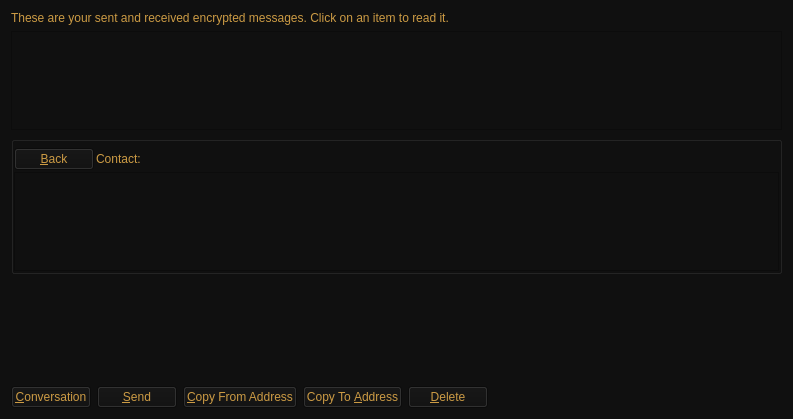
<?xml version="1.0" encoding="UTF-8"?>
<ui version="4.0">
 <class>MessagePage</class>
 <widget class="QWidget" name="MessagePage">
  <property name="geometry">
   <rect>
    <x>0</x>
    <y>0</y>
    <width>793</width>
    <height>419</height>
   </rect>
  </property>
  <property name="windowTitle">
   <string>Address Book</string>
  </property>
  <property name="styleSheet">
   <string notr="true">color: rgb(204, 155, 68);
background-color: rgb(16, 16, 16);</string>
  </property>
  <layout class="QVBoxLayout" name="verticalLayout_2">
   <item>
    <widget class="QLabel" name="labelExplanation">
     <property name="text">
      <string>These are your sent and received encrypted messages. Click on an item to read it.</string>
     </property>
     <property name="textFormat">
      <enum>Qt::PlainText</enum>
     </property>
     <property name="wordWrap">
      <bool>true</bool>
     </property>
    </widget>
   </item>
   <item>
    <widget class="QTableView" name="tableView">
     <property name="contextMenuPolicy">
      <enum>Qt::CustomContextMenu</enum>
     </property>
     <property name="toolTip">
      <string>Click on a message to view it</string>
     </property>
     <property name="tabKeyNavigation">
      <bool>false</bool>
     </property>
     <property name="alternatingRowColors">
      <bool>true</bool>
     </property>
     <property name="selectionMode">
      <enum>QAbstractItemView::SingleSelection</enum>
     </property>
     <property name="selectionBehavior">
      <enum>QAbstractItemView::SelectRows</enum>
     </property>
     <property name="sortingEnabled">
      <bool>true</bool>
     </property>
     <attribute name="verticalHeaderVisible">
      <bool>false</bool>
     </attribute>
    </widget>
   </item>
   <item>
    <layout class="QVBoxLayout" name="verticalLayout">
     <item>
      <widget class="QGroupBox" name="messageDetails">
       <property name="title">
        <string/>
       </property>
       <layout class="QVBoxLayout" name="verticalLayout_4">
        <property name="spacing">
         <number>2</number>
        </property>
        <property name="leftMargin">
         <number>0</number>
        </property>
        <property name="topMargin">
         <number>6</number>
        </property>
        <property name="rightMargin">
         <number>0</number>
        </property>
        <property name="bottomMargin">
         <number>0</number>
        </property>
        <item>
         <layout class="QHBoxLayout" name="horizontalLayout_3">
          <item>
           <widget class="QPushButton" name="backButton">
            <property name="text">
             <string>&amp;Back</string>
            </property>
            <property name="icon">
             <iconset resource="../bitcoin.qrc">
              <normaloff>:/icons/quit</normaloff>:/icons/quit</iconset>
            </property>
           </widget>
          </item>
          <item>
           <widget class="QLabel" name="labelContact">
            <property name="text">
             <string>Contact:</string>
            </property>
           </widget>
          </item>
          <item>
           <widget class="QLabel" name="contactLabel">
            <property name="text">
             <string/>
            </property>
           </widget>
          </item>
          <item>
           <spacer name="horizontalSpacer_3">
            <property name="orientation">
             <enum>Qt::Horizontal</enum>
            </property>
            <property name="sizeHint" stdset="0">
             <size>
              <width>40</width>
              <height>20</height>
             </size>
            </property>
           </spacer>
          </item>
         </layout>
        </item>
        <item>
         <widget class="QListView" name="listConversation">
          <property name="styleSheet">
           <string notr="true">#listConversation { color: #000000; }</string>
          </property>
         </widget>
        </item>
        <item>
         <layout class="QVBoxLayout" name="verticalLayout_3"/>
        </item>
       </layout>
      </widget>
     </item>
     <item>
      <widget class="MRichTextEdit" name="messageEdit" native="true">
       <property name="minimumSize">
        <size>
         <width>0</width>
         <height>100</height>
        </size>
       </property>
      </widget>
     </item>
     <item>
      <layout class="QHBoxLayout" name="horizontalLayout">
       <item>
        <widget class="QPushButton" name="newButton">
         <property name="text">
          <string>&amp;Conversation</string>
         </property>
         <property name="icon">
          <iconset resource="../bitcoin.qrc">
           <normaloff>:/icons/add</normaloff>:/icons/add</iconset>
         </property>
        </widget>
       </item>
       <item>
        <widget class="QPushButton" name="sendButton">
         <property name="toolTip">
          <string>Sign a message to prove you own a RuBiX address</string>
         </property>
         <property name="text">
          <string>&amp;Send</string>
         </property>
         <property name="icon">
          <iconset resource="../bitcoin.qrc">
           <normaloff>:/icons/send</normaloff>:/icons/send</iconset>
         </property>
        </widget>
       </item>
       <item>
        <widget class="QPushButton" name="copyFromAddressButton">
         <property name="toolTip">
          <string>Copy the currently selected address to the system clipboard</string>
         </property>
         <property name="text">
          <string>&amp;Copy From Address</string>
         </property>
         <property name="icon">
          <iconset resource="../bitcoin.qrc">
           <normaloff>:/icons/editcopy</normaloff>:/icons/editcopy</iconset>
         </property>
        </widget>
       </item>
       <item>
        <widget class="QPushButton" name="copyToAddressButton">
         <property name="toolTip">
          <string>Copy the currently selected address to the system clipboard</string>
         </property>
         <property name="text">
          <string>Copy To &amp;Address</string>
         </property>
         <property name="icon">
          <iconset resource="../bitcoin.qrc">
           <normaloff>:/icons/editcopy</normaloff>:/icons/editcopy</iconset>
         </property>
        </widget>
       </item>
       <item>
        <widget class="QPushButton" name="deleteButton">
         <property name="toolTip">
          <string>Delete the currently selected address from the list</string>
         </property>
         <property name="text">
          <string>&amp;Delete</string>
         </property>
         <property name="icon">
          <iconset resource="../bitcoin.qrc">
           <normaloff>:/icons/remove</normaloff>:/icons/remove</iconset>
         </property>
        </widget>
       </item>
       <item>
        <spacer name="horizontalSpacer">
         <property name="orientation">
          <enum>Qt::Horizontal</enum>
         </property>
         <property name="sizeHint" stdset="0">
          <size>
           <width>40</width>
           <height>20</height>
          </size>
         </property>
        </spacer>
       </item>
      </layout>
     </item>
    </layout>
   </item>
  </layout>
 </widget>
 <customwidgets>
  <customwidget>
   <class>MRichTextEdit</class>
   <extends>QWidget</extends>
   <header>mrichtextedit.h</header>
   <container>1</container>
  </customwidget>
 </customwidgets>
 <resources>
  <include location="../bitcoin.qrc"/>
 </resources>
 <connections/>
</ui>
